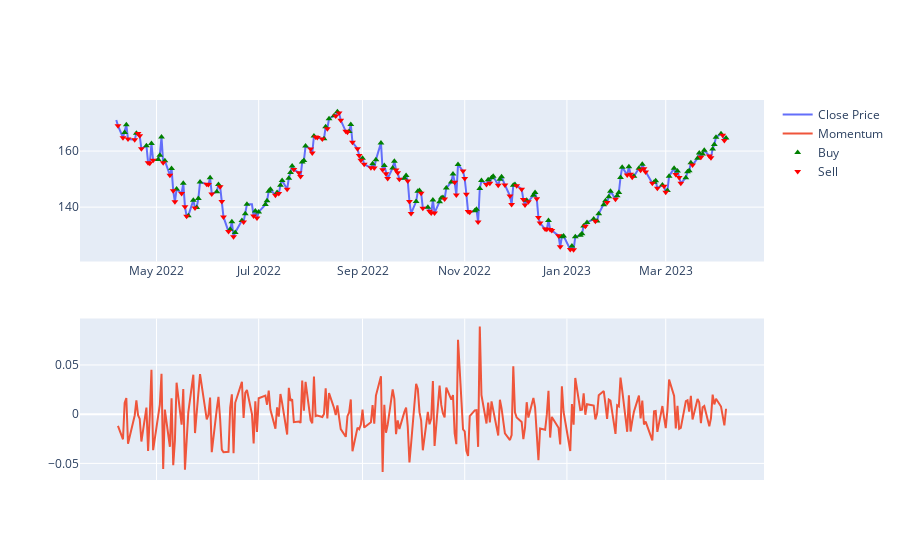

Notebook source saved alongside this figure:
### Code cell
figure.add_trace(go.Scatter(x=data.loc[data['momentum'] > 0].index, 
                         y=data.loc[data['momentum'] > 0]['Close'], 
                         mode='markers', name='Buy', 
                         marker=dict(color='green', symbol='triangle-up')))

figure.add_trace(go.Scatter(x=data.loc[data['momentum'] < 0].index, 
                         y=data.loc[data['momentum'] < 0]['Close'], 
                         mode='markers', name='Sell', 
                         marker=dict(color='red', symbol='triangle-down')))
